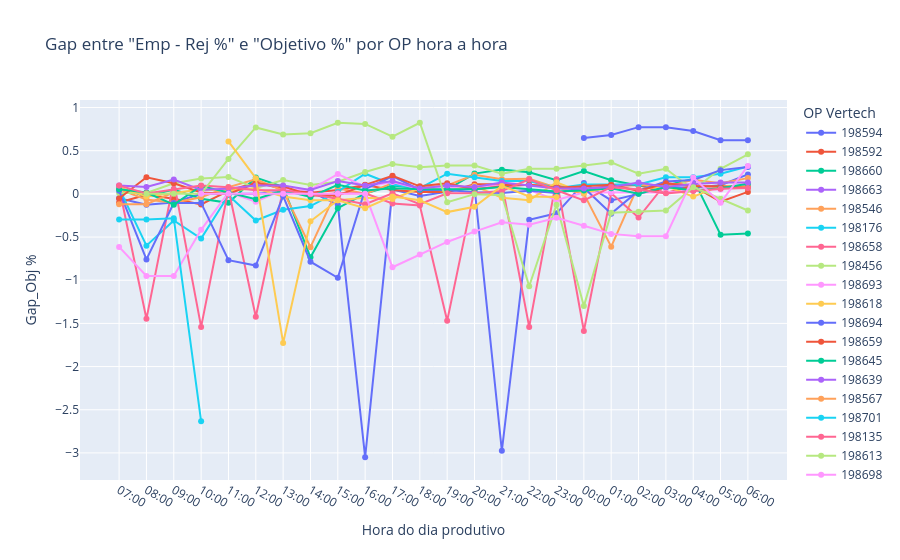

Notebook cell for this chart:
### Markdown cell above
## Gap entre "Emp - Rej %" e "Objetivo %" por OP hora a hora

### Code cell
df_analise = df.copy()
df_analise.sort_values(by='Data_Hora_Ordem_Producao', inplace=True)

fig = px.line(
    df_analise,
    x='Hora_Producao',
    y='Gap_Obj %',
    title='Gap entre "Emp - Rej %" e "Objetivo %" por OP hora a hora',
    color='OP Vertech',
    markers=True,
    category_orders={"Hora_Producao": ORDEM_HORAS_PRODUCAO},
    labels={
        'Hora_Producao': 'Hora do dia produtivo'
    },
    hover_data=[
        'Qtd Gap_Obj',
        'Objetivo %',
        'Qtd Objetivo',
        'Empacotado %',
        'Qtd Empacotado',
        'Rejeição %',
        'Qtd Rejeicao',
        'Emp - Rej %',
        'Qtd Emp - Qtd Rej'
    ]
)

fig.show()

### Figure 1 — Plotly figure (JSON) as saved in the notebook; plotly's stock layout.template omitted (floating-point values rounded to 4 significant figures; data arrays with more than 128 entries replaced by an {"elided": "..."} marker saying what was removed)
{"data": [{"customdata": {"elided": "24x9 float values"}, "hovertemplate": "OP Vertech=198594<br>Hora do dia produtivo=%{x}<br>Gap_Obj %=%{y}<br>Qtd Gap_Obj=%{customdata[0]}<br>Objetivo %=%{customdata[1]}<br>Qtd Objetivo=%{customdata[2]}<br>Empacotado %=%{customdata[3]}<br>Qtd Empacotado=%{customdata[4]}<br>Rejeição %=%{customdata[5]}<br>Qtd Rejeicao=%{customdata[6]}<br>Emp - Rej %=%{customdata[7]}<br>Qtd Emp - Qtd Rej=%{customdata[8]}<extra></extra>", "legendgroup": "198594", "line": {"color": "#636efa", "dash": "solid"}, "marker": {"symbol": "circle"}, "mode": "lines+markers", "name": "198594", "orientation": "v", "showlegend": true, "type": "scatter", "x": ["07:00", "08:00", "09:00", "10:00", "11:00", "12:00", "13:00", "14:00", "15:00", "16:00", "17:00", "18:00", "19:00", "20:00", "21:00", "22:00", "23:00", "00:00", "01:00", "02:00", "03:00", "04:00", "05:00", "06:00"], "xaxis": "x", "y": [-0.05, -0.125, -0.1, 0.0, 0.0, 0.0, 0.025, 0.025, -0.125, -3.05, 0.05, -0.025, 0.025, 0.075, -2.975, -0.3, -0.225, 0.125, -0.075, 0.0, 0.075, 0.075, 0.1, 0.225], "yaxis": "y"}, {"customdata": {"elided": "24x9 float values"}, "hovertemplate": "OP Vertech=198592<br>Hora do dia produtivo=%{x}<br>Gap_Obj %=%{y}<br>Qtd Gap_Obj=%{customdata[0]}<br>Objetivo %=%{customdata[1]}<br>Qtd Objetivo=%{customdata[2]}<br>Empacotado %=%{customdata[3]}<br>Qtd Empacotado=%{customdata[4]}<br>Rejeição %=%{customdata[5]}<br>Qtd Rejeicao=%{customdata[6]}<br>Emp - Rej %=%{customdata[7]}<br>Qtd Emp - Qtd Rej=%{customdata[8]}<extra></extra>", "legendgroup": "198592", "line": {"color": "#EF553B", "dash": "solid"}, "marker": {"symbol": "circle"}, "mode": "lines+markers", "name": "198592", "orientation": "v", "showlegend": true, "type": "scatter", "x": ["07:00", "08:00", "09:00", "10:00", "11:00", "12:00", "13:00", "14:00", "15:00", "16:00", "17:00", "18:00", "19:00", "20:00", "21:00", "22:00", "23:00", "00:00", "01:00", "02:00", "03:00", "04:00", "05:00", "06:00"], "xaxis": "x", "y": [-0.1003, -0.01058, -0.05545, -0.1228, 0.03429, 0.1353, 0.05673, 0.01186, 0.04551, 0.1016, 0.04551, 0.02308, 0.02308, 0.1128, 0.1128, 0.1016, 0.09038, 0.05673, 0.09038, 0.1016, 0.01186, 0.09038, -0.0891, 0.02308], "yaxis": "y"}, {"customdata": {"elided": "24x9 float values"}, "hovertemplate": "OP Vertech=198660<br>Hora do dia produtivo=%{x}<br>Gap_Obj %=%{y}<br>Qtd Gap_Obj=%{customdata[0]}<br>Objetivo %=%{customdata[1]}<br>Qtd Objetivo=%{customdata[2]}<br>Empacotado %=%{customdata[3]}<br>Qtd Empacotado=%{customdata[4]}<br>Rejeição %=%{customdata[5]}<br>Qtd Rejeicao=%{customdata[6]}<br>Emp - Rej %=%{customdata[7]}<br>Qtd Emp - Qtd Rej=%{customdata[8]}<extra></extra>", "legendgroup": "198660", "line": {"color": "#00cc96", "dash": "solid"}, "marker": {"symbol": "circle"}, "mode": "lines+markers", "name": "198660", "orientation": "v", "showlegend": true, "type": "scatter", "x": ["07:00", "08:00", "09:00", "10:00", "11:00", "12:00", "13:00", "14:00", "15:00", "16:00", "17:00", "18:00", "19:00", "20:00", "21:00", "22:00", "23:00", "00:00", "01:00", "02:00", "03:00", "04:00", "05:00", "06:00"], "xaxis": "x", "y": [0.06538, -0.02692, 0.05, -0.05769, -0.1038, 0.1885, 0.08077, -0.7346, -0.1654, 0.003846, 0.09615, 0.06538, 0.05, 0.2346, 0.2808, 0.25, 0.1577, 0.2654, 0.1577, 0.09615, 0.09615, 0.1731, -0.4731, -0.4577], "yaxis": "y"}, {"customdata": [[1170.0, 0.86, 11610.0, 0.9467, 12780.0, 0.0, 0.0, 0.9467, 12780.0]], "hovertemplate": "OP Vertech=198663<br>Hora do dia produtivo=%{x}<br>Gap_Obj %=%{y}<br>Qtd Gap_Obj=%{customdata[0]}<br>Objetivo %=%{customdata[1]}<br>Qtd Objetivo=%{customdata[2]}<br>Empacotado %=%{customdata[3]}<br>Qtd Empacotado=%{customdata[4]}<br>Rejeição %=%{customdata[5]}<br>Qtd Rejeicao=%{customdata[6]}<br>Emp - Rej %=%{customdata[7]}<br>Qtd Emp - Qtd Rej=%{customdata[8]}<extra></extra>", "legendgroup": "198663", "line": {"color": "#ab63fa", "dash": "solid"}, "marker": {"symbol": "circle"}, "mode": "lines+markers", "name": "198663", "orientation": "v", "showlegend": true, "type": "scatter", "x": ["07:00"], "xaxis": "x", "y": [0.08667], "yaxis": "y"}, {"customdata": {"elided": "24x9 float values"}, "hovertemplate": "OP Vertech=198546<br>Hora do dia produtivo=%{x}<br>Gap_Obj %=%{y}<br>Qtd Gap_Obj=%{customdata[0]}<br>Objetivo %=%{customdata[1]}<br>Qtd Objetivo=%{customdata[2]}<br>Empacotado %=%{customdata[3]}<br>Qtd Empacotado=%{customdata[4]}<br>Rejeição %=%{customdata[5]}<br>Qtd Rejeicao=%{customdata[6]}<br>Emp - Rej %=%{customdata[7]}<br>Qtd Emp - Qtd Rej=%{customdata[8]}<extra></extra>", "legendgroup": "198546", "line": {"color": "#FFA15A", "dash": "solid"}, "marker": {"symbol": "circle"}, "mode": "lines+markers", "name": "198546", "orientation": "v", "showlegend": true, "type": "scatter", "x": ["07:00", "08:00", "09:00", "10:00", "11:00", "12:00", "13:00", "14:00", "15:00", "16:00", "17:00", "18:00", "19:00", "20:00", "21:00", "22:00", "23:00", "00:00", "01:00", "02:00", "03:00", "04:00", "05:00", "06:00"], "xaxis": "x", "y": [0.05244, -0.06463, -0.1037, -0.03862, 0.07846, 0.1695, 0.03943, -0.6175, 0.06545, 0.0004065, 0.124, 0.07195, 0.09797, 0.2215, 0.1695, 0.176, 0.07195, 0.0004065, -0.611, 0.1045, 0.07846, 0.163, 0.124, 0.1825], "yaxis": "y"}, {"customdata": {"elided": "24x9 float values"}, "hovertemplate": "OP Vertech=198176<br>Hora do dia produtivo=%{x}<br>Gap_Obj %=%{y}<br>Qtd Gap_Obj=%{customdata[0]}<br>Objetivo %=%{customdata[1]}<br>Qtd Objetivo=%{customdata[2]}<br>Empacotado %=%{customdata[3]}<br>Qtd Empacotado=%{customdata[4]}<br>Rejeição %=%{customdata[5]}<br>Qtd Rejeicao=%{customdata[6]}<br>Emp - Rej %=%{customdata[7]}<br>Qtd Emp - Qtd Rej=%{customdata[8]}<extra></extra>", "legendgroup": "198176", "line": {"color": "#19d3f3", "dash": "solid"}, "marker": {"symbol": "circle"}, "mode": "lines+markers", "name": "198176", "orientation": "v", "showlegend": true, "type": "scatter", "x": ["07:00", "08:00", "09:00", "10:00", "11:00", "12:00", "13:00", "14:00", "15:00", "16:00", "17:00", "18:00", "19:00", "20:00", "21:00", "22:00", "23:00", "00:00", "01:00", "02:00", "03:00", "04:00", "05:00", "06:00"], "xaxis": "x", "y": [0.06667, -0.6, -0.3083, -0.5167, -0.01667, -0.3083, -0.1833, -0.1417, 0.025, 0.2333, 0.1083, 0.06667, 0.2333, 0.1917, 0.15, 0.15, 0.06667, 0.1083, 0.1083, 0.1083, 0.1917, 0.1917, 0.2333, 0.3167], "yaxis": "y"}, {"customdata": {"elided": "24x9 float values"}, "hovertemplate": "OP Vertech=198658<br>Hora do dia produtivo=%{x}<br>Gap_Obj %=%{y}<br>Qtd Gap_Obj=%{customdata[0]}<br>Objetivo %=%{customdata[1]}<br>Qtd Objetivo=%{customdata[2]}<br>Empacotado %=%{customdata[3]}<br>Qtd Empacotado=%{customdata[4]}<br>Rejeição %=%{customdata[5]}<br>Qtd Rejeicao=%{customdata[6]}<br>Emp - Rej %=%{customdata[7]}<br>Qtd Emp - Qtd Rej=%{customdata[8]}<extra></extra>", "legendgroup": "198658", "line": {"color": "#FF6692", "dash": "solid"}, "marker": {"symbol": "circle"}, "mode": "lines+markers", "name": "198658", "orientation": "v", "showlegend": true, "type": "scatter", "x": ["07:00", "08:00", "09:00", "10:00", "11:00", "12:00", "13:00", "14:00", "15:00", "16:00", "17:00", "18:00", "19:00", "20:00", "21:00", "22:00", "23:00", "00:00", "01:00", "02:00", "03:00", "04:00", "05:00", "06:00"], "xaxis": "x", "y": [0.07656, -1.447, 0.1469, -1.541, 0.05312, -1.423, 0.05312, -0.01719, 0.00625, 0.00625, -0.1109, -0.1344, -1.47, 0.05312, 0.1234, -1.541, 0.1703, -1.587, 0.00625, -0.275, 0.1234, 0.1, 0.07656, 0.1], "yaxis": "y"}, {"customdata": {"elided": "24x9 float values"}, "hovertemplate": "OP Vertech=198456<br>Hora do dia produtivo=%{x}<br>Gap_Obj %=%{y}<br>Qtd Gap_Obj=%{customdata[0]}<br>Objetivo %=%{customdata[1]}<br>Qtd Objetivo=%{customdata[2]}<br>Empacotado %=%{customdata[3]}<br>Qtd Empacotado=%{customdata[4]}<br>Rejeição %=%{customdata[5]}<br>Qtd Rejeicao=%{customdata[6]}<br>Emp - Rej %=%{customdata[7]}<br>Qtd Emp - Qtd Rej=%{customdata[8]}<extra></extra>", "legendgroup": "198456", "line": {"color": "#B6E880", "dash": "solid"}, "marker": {"symbol": "circle"}, "mode": "lines+markers", "name": "198456", "orientation": "v", "showlegend": true, "type": "scatter", "x": ["07:00", "08:00", "09:00", "10:00", "11:00", "12:00", "13:00", "14:00", "15:00", "16:00", "17:00", "18:00", "19:00", "20:00", "21:00", "22:00", "23:00", "00:00", "01:00", "02:00", "03:00", "04:00", "05:00", "06:00"], "xaxis": "x", "y": [0.01, 0.01, 0.122, 0.178, 0.1967, 0.066, 0.1593, 0.1033, 0.1407, 0.2527, 0.346, 0.3087, 0.3273, 0.3273, 0.234, 0.29, 0.29, 0.3273, 0.3647, 0.234, 0.29, 0.04733, 0.29, 0.458], "yaxis": "y"}, {"customdata": {"elided": "24x9 float values"}, "hovertemplate": "OP Vertech=198693<br>Hora do dia produtivo=%{x}<br>Gap_Obj %=%{y}<br>Qtd Gap_Obj=%{customdata[0]}<br>Objetivo %=%{customdata[1]}<br>Qtd Objetivo=%{customdata[2]}<br>Empacotado %=%{customdata[3]}<br>Qtd Empacotado=%{customdata[4]}<br>Rejeição %=%{customdata[5]}<br>Qtd Rejeicao=%{customdata[6]}<br>Emp - Rej %=%{customdata[7]}<br>Qtd Emp - Qtd Rej=%{customdata[8]}<extra></extra>", "legendgroup": "198693", "line": {"color": "#FF97FF", "dash": "solid"}, "marker": {"symbol": "circle"}, "mode": "lines+markers", "name": "198693", "orientation": "v", "showlegend": true, "type": "scatter", "x": ["07:00", "08:00", "09:00", "10:00", "11:00", "12:00", "13:00", "14:00", "15:00", "16:00", "17:00", "18:00", "19:00", "20:00", "21:00", "22:00", "23:00", "00:00", "01:00", "02:00", "03:00", "04:00", "05:00", "06:00"], "xaxis": "x", "y": [-0.6142, -0.95, -0.95, -0.4167, 0.0179, -0.09, 0.05, 0.05, 0.23, 0.08333, 0.1367, 0.05667, 0.07, 0.08333, 0.09, 0.04333, -0.07, 0.01667, 0.01667, 0.01667, 0.01667, 0.05, 0.05, 0.1233], "yaxis": "y"}, {"customdata": {"elided": "24x9 float values"}, "hovertemplate": "OP Vertech=198618<br>Hora do dia produtivo=%{x}<br>Gap_Obj %=%{y}<br>Qtd Gap_Obj=%{customdata[0]}<br>Objetivo %=%{customdata[1]}<br>Qtd Objetivo=%{customdata[2]}<br>Empacotado %=%{customdata[3]}<br>Qtd Empacotado=%{customdata[4]}<br>Rejeição %=%{customdata[5]}<br>Qtd Rejeicao=%{customdata[6]}<br>Emp - Rej %=%{customdata[7]}<br>Qtd Emp - Qtd Rej=%{customdata[8]}<extra></extra>", "legendgroup": "198618", "line": {"color": "#FECB52", "dash": "solid"}, "marker": {"symbol": "circle"}, "mode": "lines+markers", "name": "198618", "orientation": "v", "showlegend": true, "type": "scatter", "x": ["07:00", "08:00", "09:00", "10:00", "11:00", "12:00", "13:00", "14:00", "15:00", "16:00", "17:00", "18:00", "19:00", "20:00", "21:00", "22:00", "23:00", "00:00", "01:00", "02:00", "03:00", "04:00", "05:00", "06:00"], "xaxis": "x", "y": [0.07875, -0.03125, 0.01, 0.05125, 0.0375, 0.065, -0.03125, -0.0725, -0.0725, -0.045, -0.05875, 0.065, 0.0375, 0.0925, -0.045, -0.0725, 0.1337, 0.01, 0.07875, 0.05125, 0.0925, -0.03125, 0.0925, 0.07875], "yaxis": "y"}, {"customdata": {"elided": "24x9 float values"}, "hovertemplate": "OP Vertech=198694<br>Hora do dia produtivo=%{x}<br>Gap_Obj %=%{y}<br>Qtd Gap_Obj=%{customdata[0]}<br>Objetivo %=%{customdata[1]}<br>Qtd Objetivo=%{customdata[2]}<br>Empacotado %=%{customdata[3]}<br>Qtd Empacotado=%{customdata[4]}<br>Rejeição %=%{customdata[5]}<br>Qtd Rejeicao=%{customdata[6]}<br>Emp - Rej %=%{customdata[7]}<br>Qtd Emp - Qtd Rej=%{customdata[8]}<extra></extra>", "legendgroup": "198694", "line": {"color": "#636efa", "dash": "solid"}, "marker": {"symbol": "circle"}, "mode": "lines+markers", "name": "198694", "orientation": "v", "showlegend": true, "type": "scatter", "x": ["07:00", "08:00", "09:00", "10:00", "11:00", "12:00", "13:00", "14:00", "15:00", "16:00", "17:00", "18:00", "19:00", "20:00", "21:00", "22:00", "23:00", "00:00", "01:00", "02:00", "03:00", "04:00", "05:00", "06:00"], "xaxis": "x", "y": [0.03636, -0.7591, -0.1051, -0.1051, -0.7679, -0.8298, -0.02551, -0.7856, -0.9712, 0.05404, 0.2043, 0.0452, 0.0452, 0.01869, 0.009848, 0.03636, 0.009848, 0.07172, -0.2288, 0.03636, 0.1424, 0.1601, 0.275, 0.3104], "yaxis": "y"}, {"customdata": {"elided": "24x9 float values"}, "hovertemplate": "OP Vertech=198659<br>Hora do dia produtivo=%{x}<br>Gap_Obj %=%{y}<br>Qtd Gap_Obj=%{customdata[0]}<br>Objetivo %=%{customdata[1]}<br>Qtd Objetivo=%{customdata[2]}<br>Empacotado %=%{customdata[3]}<br>Qtd Empacotado=%{customdata[4]}<br>Rejeição %=%{customdata[5]}<br>Qtd Rejeicao=%{customdata[6]}<br>Emp - Rej %=%{customdata[7]}<br>Qtd Emp - Qtd Rej=%{customdata[8]}<extra></extra>", "legendgroup": "198659", "line": {"color": "#EF553B", "dash": "solid"}, "marker": {"symbol": "circle"}, "mode": "lines+markers", "name": "198659", "orientation": "v", "showlegend": true, "type": "scatter", "x": ["07:00", "08:00", "09:00", "10:00", "11:00", "12:00", "13:00", "14:00", "15:00", "16:00", "17:00", "18:00", "19:00", "20:00", "21:00", "22:00", "23:00", "00:00", "01:00", "02:00", "03:00", "04:00", "05:00", "06:00"], "xaxis": "x", "y": [-0.05317, 0.1924, 0.1222, 0.01698, -0.0005556, 0.1222, 0.08714, -0.0181, -0.0181, 0.1047, 0.2099, 0.08714, 0.1222, 0.05206, 0.08714, 0.1047, 0.0696, 0.08714, 0.1047, 0.03452, 0.1222, 0.08714, 0.08714, 0.0696], "yaxis": "y"}, {"customdata": {"elided": "24x9 float values"}, "hovertemplate": "OP Vertech=198645<br>Hora do dia produtivo=%{x}<br>Gap_Obj %=%{y}<br>Qtd Gap_Obj=%{customdata[0]}<br>Objetivo %=%{customdata[1]}<br>Qtd Objetivo=%{customdata[2]}<br>Empacotado %=%{customdata[3]}<br>Qtd Empacotado=%{customdata[4]}<br>Rejeição %=%{customdata[5]}<br>Qtd Rejeicao=%{customdata[6]}<br>Emp - Rej %=%{customdata[7]}<br>Qtd Emp - Qtd Rej=%{customdata[8]}<extra></extra>", "legendgroup": "198645", "line": {"color": "#00cc96", "dash": "solid"}, "marker": {"symbol": "circle"}, "mode": "lines+markers", "name": "198645", "orientation": "v", "showlegend": true, "type": "scatter", "x": ["07:00", "08:00", "09:00", "10:00", "11:00", "12:00", "13:00", "14:00", "15:00", "16:00", "17:00", "18:00", "19:00", "20:00", "21:00", "22:00", "23:00", "00:00", "01:00", "02:00", "03:00", "04:00", "05:00", "06:00"], "xaxis": "x", "y": [0.05314, 0.0149, -0.1253, 0.09137, 0.0149, -0.06157, 0.04039, -0.03608, 0.1041, 0.04039, 0.06588, 0.05314, 0.05314, 0.05314, 0.07863, 0.05314, 0.02765, 0.04039, 0.06588, 0.002157, 0.07863, 0.04039, 0.06588, 0.1169], "yaxis": "y"}, {"customdata": {"elided": "24x9 float values"}, "hovertemplate": "OP Vertech=198639<br>Hora do dia produtivo=%{x}<br>Gap_Obj %=%{y}<br>Qtd Gap_Obj=%{customdata[0]}<br>Objetivo %=%{customdata[1]}<br>Qtd Objetivo=%{customdata[2]}<br>Empacotado %=%{customdata[3]}<br>Qtd Empacotado=%{customdata[4]}<br>Rejeição %=%{customdata[5]}<br>Qtd Rejeicao=%{customdata[6]}<br>Emp - Rej %=%{customdata[7]}<br>Qtd Emp - Qtd Rej=%{customdata[8]}<extra></extra>", "legendgroup": "198639", "line": {"color": "#ab63fa", "dash": "solid"}, "marker": {"symbol": "circle"}, "mode": "lines+markers", "name": "198639", "orientation": "v", "showlegend": true, "type": "scatter", "x": ["07:00", "08:00", "09:00", "10:00", "11:00", "12:00", "13:00", "14:00", "15:00", "16:00", "17:00", "18:00", "19:00", "20:00", "21:00", "22:00", "23:00", "00:00", "01:00", "02:00", "03:00", "04:00", "05:00", "06:00"], "xaxis": "x", "y": [0.09719, 0.07983, 0.1666, 0.04512, 0.06248, 0.09719, 0.09719, 0.04512, 0.1493, 0.09719, 0.1493, 0.06248, 0.09719, 0.07983, 0.1319, 0.09719, 0.06248, 0.06248, 0.07983, 0.1319, 0.07983, 0.1145, 0.1319, 0.1319], "yaxis": "y"}, {"customdata": [[-691.2, 0.87, 5011.0, 0.75, 4320.0, 0.0, 0.0, 0.75, 4320.0], [-691.2, 0.87, 5011.0, 0.75, 4320.0, 0.0, 0.0, 0.75, 4320.0], [108.8, 0.87, 5011.0, 0.8889, 5120.0, 0.0, 0.0, 0.8889, 5120.0]], "hovertemplate": "OP Vertech=198567<br>Hora do dia produtivo=%{x}<br>Gap_Obj %=%{y}<br>Qtd Gap_Obj=%{customdata[0]}<br>Objetivo %=%{customdata[1]}<br>Qtd Objetivo=%{customdata[2]}<br>Empacotado %=%{customdata[3]}<br>Qtd Empacotado=%{customdata[4]}<br>Rejeição %=%{customdata[5]}<br>Qtd Rejeicao=%{customdata[6]}<br>Emp - Rej %=%{customdata[7]}<br>Qtd Emp - Qtd Rej=%{customdata[8]}<extra></extra>", "legendgroup": "198567", "line": {"color": "#FFA15A", "dash": "solid"}, "marker": {"symbol": "circle"}, "mode": "lines+markers", "name": "198567", "orientation": "v", "showlegend": true, "type": "scatter", "x": ["07:00", "08:00", "09:00"], "xaxis": "x", "y": [-0.12, -0.12, 0.01889], "yaxis": "y"}, {"customdata": [[-588.0, 0.6, 1188.0, 0.303, 600.0, 0.0, 0.0, 0.303, 600.0], [-588.0, 0.6, 1188.0, 0.303, 600.0, 0.0, 0.0, 0.303, 600.0], [-558.0, 0.6, 1188.0, 0.3182, 630.0, 0.0, 0.0, 0.3182, 630.0], [-2370.0, 0.6, 540.0, 0.6333, 570.0, 2.667, 2400.0, -2.033, -1830.0]], "hovertemplate": "OP Vertech=198701<br>Hora do dia produtivo=%{x}<br>Gap_Obj %=%{y}<br>Qtd Gap_Obj=%{customdata[0]}<br>Objetivo %=%{customdata[1]}<br>Qtd Objetivo=%{customdata[2]}<br>Empacotado %=%{customdata[3]}<br>Qtd Empacotado=%{customdata[4]}<br>Rejeição %=%{customdata[5]}<br>Qtd Rejeicao=%{customdata[6]}<br>Emp - Rej %=%{customdata[7]}<br>Qtd Emp - Qtd Rej=%{customdata[8]}<extra></extra>", "legendgroup": "198701", "line": {"color": "#19d3f3", "dash": "solid"}, "marker": {"symbol": "circle"}, "mode": "lines+markers", "name": "198701", "orientation": "v", "showlegend": true, "type": "scatter", "x": ["07:00", "08:00", "09:00", "10:00"], "xaxis": "x", "y": [-0.297, -0.297, -0.2818, -2.633], "yaxis": "y"}, {"customdata": {"elided": "24x9 float values"}, "hovertemplate": "OP Vertech=198135<br>Hora do dia produtivo=%{x}<br>Gap_Obj %=%{y}<br>Qtd Gap_Obj=%{customdata[0]}<br>Objetivo %=%{customdata[1]}<br>Qtd Objetivo=%{customdata[2]}<br>Empacotado %=%{customdata[3]}<br>Qtd Empacotado=%{customdata[4]}<br>Rejeição %=%{customdata[5]}<br>Qtd Rejeicao=%{customdata[6]}<br>Emp - Rej %=%{customdata[7]}<br>Qtd Emp - Qtd Rej=%{customdata[8]}<extra></extra>", "legendgroup": "198135", "line": {"color": "#FF6692", "dash": "solid"}, "marker": {"symbol": "circle"}, "mode": "lines+markers", "name": "198135", "orientation": "v", "showlegend": true, "type": "scatter", "x": ["07:00", "08:00", "09:00", "10:00", "11:00", "12:00", "13:00", "14:00", "15:00", "16:00", "17:00", "18:00", "19:00", "20:00", "21:00", "22:00", "23:00", "00:00", "01:00", "02:00", "03:00", "04:00", "05:00", "06:00"], "xaxis": "x", "y": [0.09595, 0.005856, 0.0509, 0.09595, 0.07793, 0.04189, 0.04189, -0.003153, -0.05721, -0.1203, 0.005856, -0.1203, 0.005856, 0.005856, 0.03288, 0.168, 0.04189, -0.07523, 0.07793, 0.0509, 0.005856, 0.03288, 0.05991, 0.06892], "yaxis": "y"}, {"customdata": {"elided": "23x9 float values"}, "hovertemplate": "OP Vertech=198613<br>Hora do dia produtivo=%{x}<br>Gap_Obj %=%{y}<br>Qtd Gap_Obj=%{customdata[0]}<br>Objetivo %=%{customdata[1]}<br>Qtd Objetivo=%{customdata[2]}<br>Empacotado %=%{customdata[3]}<br>Qtd Empacotado=%{customdata[4]}<br>Rejeição %=%{customdata[5]}<br>Qtd Rejeicao=%{customdata[6]}<br>Emp - Rej %=%{customdata[7]}<br>Qtd Emp - Qtd Rej=%{customdata[8]}<extra></extra>", "legendgroup": "198613", "line": {"color": "#B6E880", "dash": "solid"}, "marker": {"symbol": "circle"}, "mode": "lines+markers", "name": "198613", "orientation": "v", "showlegend": true, "type": "scatter", "x": ["08:00", "09:00", "10:00", "11:00", "12:00", "13:00", "14:00", "15:00", "16:00", "17:00", "18:00", "19:00", "20:00", "21:00", "22:00", "23:00", "00:00", "01:00", "02:00", "03:00", "04:00", "05:00", "06:00"], "xaxis": "x", "y": [0.0, 0.0, 0.0, 0.4051, 0.7696, 0.6886, 0.7021, 0.8236, 0.8101, 0.6616, 0.8236, -0.09789, -0.003376, -0.01688, -1.07, -0.1249, -1.3, -0.2194, -0.2059, -0.1924, 0.07764, -0.05738, -0.1924], "yaxis": "y"}, {"customdata": {"elided": "21x9 float values"}, "hovertemplate": "OP Vertech=198698<br>Hora do dia produtivo=%{x}<br>Gap_Obj %=%{y}<br>Qtd Gap_Obj=%{customdata[0]}<br>Objetivo %=%{customdata[1]}<br>Qtd Objetivo=%{customdata[2]}<br>Empacotado %=%{customdata[3]}<br>Qtd Empacotado=%{customdata[4]}<br>Rejeição %=%{customdata[5]}<br>Qtd Rejeicao=%{customdata[6]}<br>Emp - Rej %=%{customdata[7]}<br>Qtd Emp - Qtd Rej=%{customdata[8]}<extra></extra>", "legendgroup": "198698", "line": {"color": "#FF97FF", "dash": "solid"}, "marker": {"symbol": "circle"}, "mode": "lines+markers", "name": "198698", "orientation": "v", "showlegend": true, "type": "scatter", "x": ["10:00", "11:00", "12:00", "13:00", "14:00", "15:00", "16:00", "17:00", "18:00", "19:00", "20:00", "21:00", "22:00", "23:00", "00:00", "01:00", "02:00", "03:00", "04:00", "05:00", "06:00"], "xaxis": "x", "y": [0.0, 0.0, 0.0, 0.0, 0.0, 0.0, 0.0, -0.85, -0.7033, -0.5567, -0.4367, -0.33, -0.3567, -0.2767, -0.37, -0.4633, -0.49, -0.49, 0.19, -0.1033, 0.3233], "yaxis": "y"}, {"customdata": [[1860.0, 0.0, 0.0, 0.6078, 1860.0, 0.0, 0.0, 0.6078, 1860.0], [360.0, 0.0, 0.0, 0.1818, 360.0, 0.0, 0.0, 0.1818, 360.0], [-3418.0, 0.62, 1228.0, 0.1061, 210.0, 1.212, 2400.0, -1.106, -2190.0], [-627.6, 0.62, 1228.0, 0.303, 600.0, 0.0, 0.0, 0.303, 600.0], [-147.6, 0.62, 1228.0, 0.5455, 1080.0, 0.0, 0.0, 0.5455, 1080.0], [-327.6, 0.62, 1228.0, 0.4545, 900.0, 0.0, 0.0, 0.4545, 900.0], [-57.6, 0.62, 1228.0, 0.5909, 1170.0, 0.0, 0.0, 0.5909, 1170.0], [-147.6, 0.62, 1228.0, 0.5455, 1080.0, 0.0, 0.0, 0.5455, 1080.0], [-417.6, 0.62, 1228.0, 0.4091, 810.0, 0.0, 0.0, 0.4091, 810.0], [-297.6, 0.62, 1228.0, 0.4697, 930.0, 0.0, 0.0, 0.4697, 930.0], [182.4, 0.62, 1228.0, 0.7121, 1410.0, 0.0, 0.0, 0.7121, 1410.0], [-57.6, 0.62, 1228.0, 0.5909, 1170.0, 0.0, 0.0, 0.5909, 1170.0], [-26.4, 0.62, 446.4, 0.5833, 420.0, 0.0, 0.0, 0.5833, 420.0]], "hovertemplate": "OP Vertech=198704<br>Hora do dia produtivo=%{x}<br>Gap_Obj %=%{y}<br>Qtd Gap_Obj=%{customdata[0]}<br>Objetivo %=%{customdata[1]}<br>Qtd Objetivo=%{customdata[2]}<br>Empacotado %=%{customdata[3]}<br>Qtd Empacotado=%{customdata[4]}<br>Rejeição %=%{customdata[5]}<br>Qtd Rejeicao=%{customdata[6]}<br>Emp - Rej %=%{customdata[7]}<br>Qtd Emp - Qtd Rej=%{customdata[8]}<extra></extra>", "legendgroup": "198704", "line": {"color": "#FECB52", "dash": "solid"}, "marker": {"symbol": "circle"}, "mode": "lines+markers", "name": "198704", "orientation": "v", "showlegend": true, "type": "scatter", "x": ["11:00", "12:00", "13:00", "14:00", "15:00", "16:00", "17:00", "18:00", "19:00", "20:00", "21:00", "22:00", "23:00"], "xaxis": "x", "y": [0.6078, 0.1818, -1.726, -0.317, -0.07455, -0.1655, -0.02909, -0.07455, -0.2109, -0.1503, 0.09212, -0.02909, -0.03667], "yaxis": "y"}, {"customdata": [[2100.0, 0.0, 0.0, 0.6481, 2100.0, 0.0, 0.0, 0.6481, 2100.0], [1350.0, 0.0, 0.0, 0.6818, 1350.0, 0.0, 0.0, 0.6818, 1350.0], [1530.0, 0.0, 0.0, 0.7727, 1530.0, 0.0, 0.0, 0.7727, 1530.0], [1530.0, 0.0, 0.0, 0.7727, 1530.0, 0.0, 0.0, 0.7727, 1530.0], [1440.0, 0.0, 0.0, 0.7273, 1440.0, 0.0, 0.0, 0.7273, 1440.0], [1230.0, 0.0, 0.0, 0.6212, 1230.0, 0.0, 0.0, 0.6212, 1230.0], [1230.0, 0.0, 0.0, 0.6212, 1230.0, 0.0, 0.0, 0.6212, 1230.0]], "hovertemplate": "OP Vertech=198707<br>Hora do dia produtivo=%{x}<br>Gap_Obj %=%{y}<br>Qtd Gap_Obj=%{customdata[0]}<br>Objetivo %=%{customdata[1]}<br>Qtd Objetivo=%{customdata[2]}<br>Empacotado %=%{customdata[3]}<br>Qtd Empacotado=%{customdata[4]}<br>Rejeição %=%{customdata[5]}<br>Qtd Rejeicao=%{customdata[6]}<br>Emp - Rej %=%{customdata[7]}<br>Qtd Emp - Qtd Rej=%{customdata[8]}<extra></extra>", "legendgroup": "198707", "line": {"color": "#636efa", "dash": "solid"}, "marker": {"symbol": "circle"}, "mode": "lines+markers", "name": "198707", "orientation": "v", "showlegend": true, "type": "scatter", "x": ["00:00", "01:00", "02:00", "03:00", "04:00", "05:00", "06:00"], "xaxis": "x", "y": [0.6481, 0.6818, 0.7727, 0.7727, 0.7273, 0.6212, 0.6212], "yaxis": "y"}], "layout": {"legend": {"title": {"text": "OP Vertech"}, "tracegroupgap": 0}, "title": {"text": "Gap entre \"Emp - Rej %\" e \"Objetivo %\" por OP hora a hora"}, "xaxis": {"anchor": "y", "categoryarray": ["07:00", "08:00", "09:00", "10:00", "11:00", "12:00", "13:00", "14:00", "15:00", "16:00", "17:00", "18:00", "19:00", "20:00", "21:00", "22:00", "23:00", "00:00", "01:00", "02:00", "03:00", "04:00", "05:00", "06:00"], "categoryorder": "array", "domain": [0, 1], "title": {"text": "Hora do dia produtivo"}}, "yaxis": {"anchor": "x", "domain": [0, 1], "title": {"text": "Gap_Obj %"}}}}
